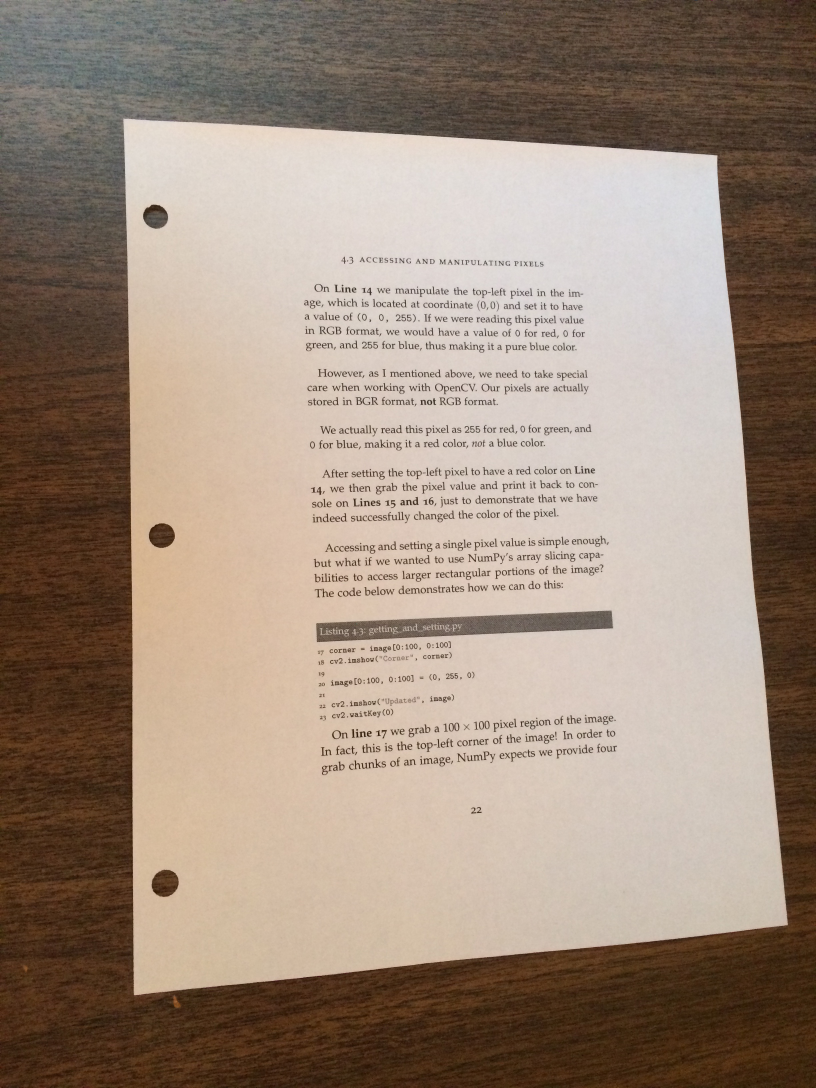
#> input picture imgs/page.jpg, 2448 x 3264 px, found by its file name (shown at 1/3 size)
$ python Scanner.py
#> lines starting #> are read from the running program, lines starting #| are printed output that depends on the picture; after the words box and inside, x2 and y2 are one past the last pixel; in counts of white or black regions, pixels touching at a corner belong together
import cv2
import numpy as np
import mapper

image=cv2.imread("imgs/page.jpg")   #read in the image
#> image is the input picture: shape (3264, 2448, 3); mean B, G, R 123.7, 138.6, 156.7
image=cv2.resize(image,(1300,800)) #resizing because opencv does not work well with bigger images
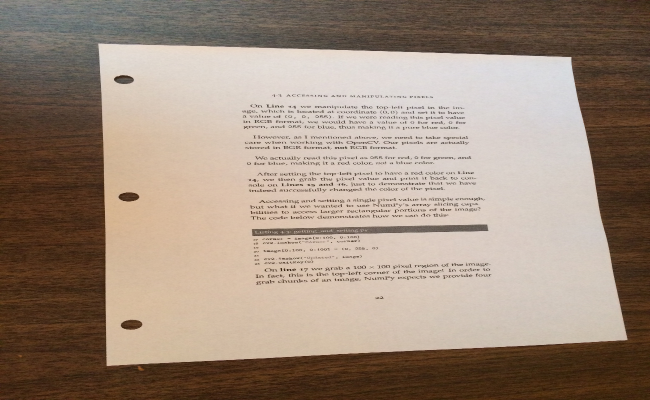
#> image: shape (800, 1300, 3) (shown at 1/2 size); mean B, G, R 123.5, 138.5, 156.6
orig=image.copy()

gray=cv2.cvtColor(image,cv2.COLOR_BGR2GRAY)  #RGB To Gray Scale
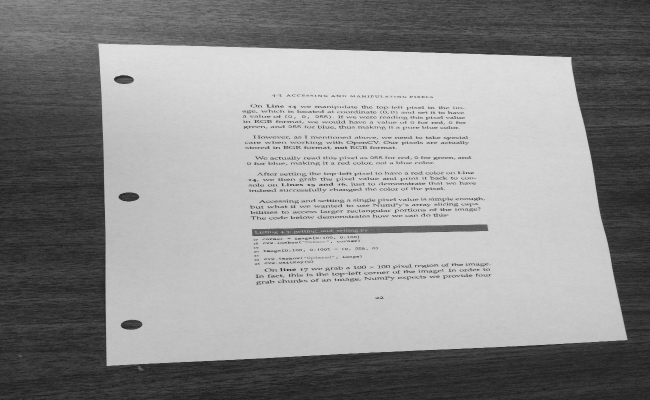
#> gray: shape (800, 1300) (shown at 1/2 size); min 15, max 228, mean 142.2
cv2.imshow("Title",gray)

blurred=cv2.GaussianBlur(gray,(5,5),0)  #(5,5) is the kernel size and 0 is sigma that determines the amount of blur
cv2.imshow("Blur",blurred)

edged=cv2.Canny(blurred,30,50)  #30 MinThreshold and 50 is the MaxThreshold
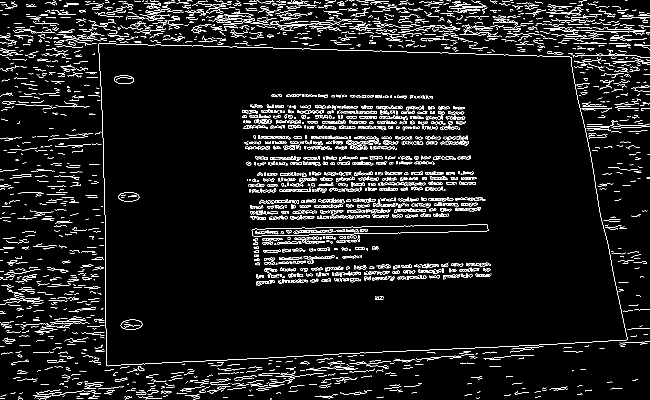
#> edged: shape (800, 1300) (shown at 1/2 size); 6.3% white in thin lines or dots
cv2.imshow("Canny",edged)


contours,hierarchy=cv2.findContours(edged,cv2.RETR_LIST,cv2.CHAIN_APPROX_SIMPLE)  #retrieve the contours as a list, with simple apprximation model
#> contours = 3877 contours, 3307 with area under 20; largest, box (x1, y1, x2, y2) and area: (196, 86, 1255, 733) 600382, (196, 86, 1255, 733) 600380, (503, 449, 977, 473) 6400, (503, 449, 977, 473) 6397, (241, 639, 285, 660) 670
contours=sorted(contours,key=cv2.contourArea,reverse=True)

#the loop extracts the boundary contours of the page
target= None
for c in contours:
    p=cv2.arcLength(c,True)
    approx=cv2.approxPolyDP(c,0.02*p,True)

    if len(approx)==4:
        target=approx
        break
#> this loop made 1 pass
#> (p, target) on pass 1: (3314.7, [[197, 87], [213, 731], [1254, 679], [1142, 114]])


#> (the run stopped early here; a loop or call above may not have finished)
